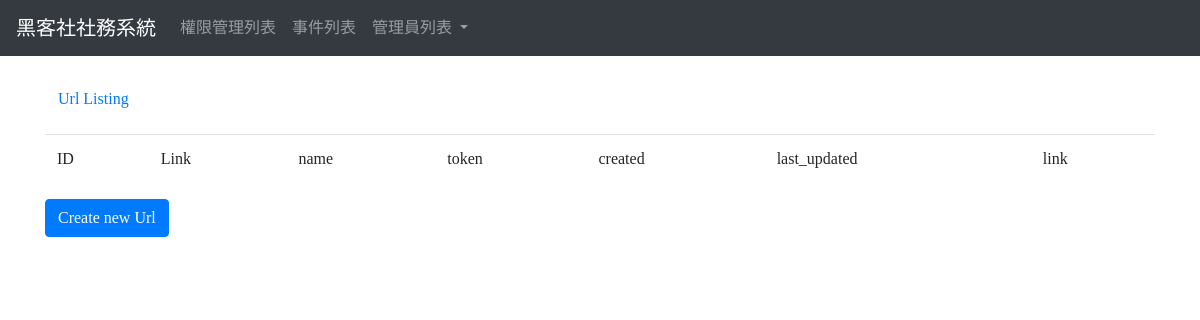
The app's page /club/url/, older data.
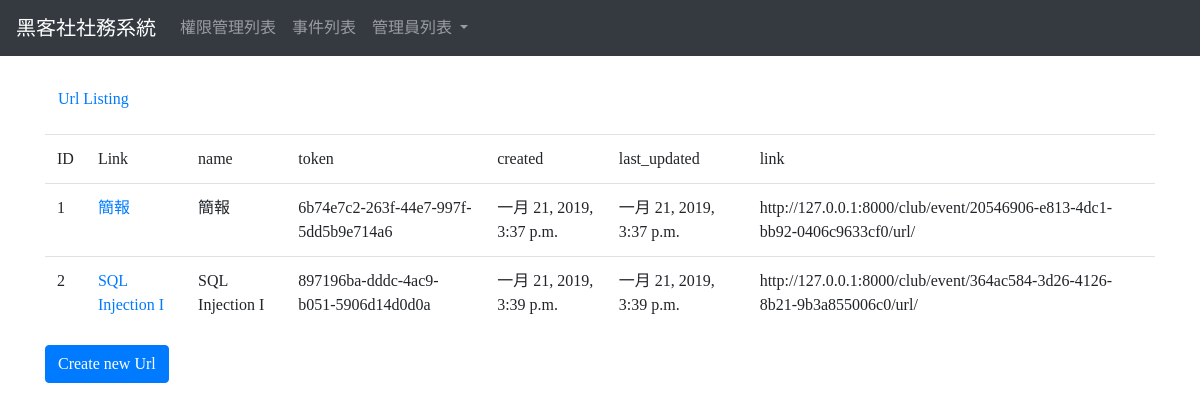
The same page, newer data.
### club/models.py (models this page shows, shortened)
class Url(models.Model):
    name = models.CharField(max_length=255)
    token = models.UUIDField(db_index=True, default=uuid.uuid4)
    created = models.DateTimeField(auto_now_add=True, editable=False)
    last_updated = models.DateTimeField(auto_now=True, editable=False)
    link = models.URLField()
    event = models.ForeignKey(
        Event,
        on_delete=models.CASCADE, related_name="url_events"
    )
    class Meta:
        ordering = ('created',)
    def __str__(self):
        return u'%s' % self.name
    def get_absolute_url(self):
        return reverse('club_url_detail', args=(self.token,))

### club/views.py (the view)
# urls.py: url(r'^club/url/$', views.UrlListView.as_view(), name='club_url_list'),
class UrlListView(ListView):
    model = Url

### club/templates/club/url_list.html
{% extends "base.html" %} {% load static %} {% block content %}
<p><a class="btn btn-default" href="{% url 'club_url_list' %}">Url Listing</a></p>
<table class="table">
    <tr>
        <td>ID</td>
        <td>Link</td>
        <td>name</td>
        <td>token</td>
        <td>created</td>
        <td>last_updated</td>
        <td>link</td>
    </tr>
    {% for object in object_list %}
    <tr>
        <td>{{object.pk}}</td>
        <td><a href="{{object.get_absolute_url}}">{{object}}</a></td>
        <td>{{ object.name }}</td>
        <td>{{ object.token }}</td>
        <td>{{ object.created }}</td>
        <td>{{ object.last_updated }}</td>
        <td>{{ object.link }}</td>
    </tr>
    {% endfor %}
</table><a class="btn btn-primary" href="{% url 'club_url_create' %}">Create new Url</a> {% endblock %}

### club/templates/base.html (shortened to what this page needs)
{% load bootstrap4 %}
<!DOCTYPE html>
<html>
<head>
    <link rel="stylesheet" href="https://maxcdn.bootstrapcdn.com/bootstrap/4.1.3/css/bootstrap.min.css">
</head>
<body>
    <nav class="navbar navbar-expand-md bg-dark navbar-dark">
        <a class="navbar-brand" href="#">黑客社社務系統</a>
        <div class="collapse navbar-collapse" id="collapsibleNavbar">
            <ul class="navbar-nav">
                    <li class="nav-item"><a class="nav-link" href="{% url 'club_permissions_list' %}">權限管理列表</a></li>
                    <li class="nav-item"><a class="nav-link" href="{% url 'club_event_list' %}">事件列表</a></li>
            <li class="nav-item dropdown">
                    <a class="nav-link dropdown-toggle" href="#" id="navbarDropdown" role="button" data-toggle="dropdown" aria-haspopup="true" aria-expanded="false">
                      管理員列表
                    </a>
                  </li>
                </ul>
        </div>
    </nav>
    <br>
    <div class="container">
        {% block content %}Replace this.{% endblock %}</div>
</body>
</html>

### club/templates/base.html (style rules this page uses)
* { font-family: Microsoft JhengHei !important; }

Row changes from the older to the newer data that the page shows:
added Url: pk "1", name "簡報", token "6b74e7c2-263f-44e7-997f-5dd5b9e714a6", created "一月 21, 2019, 3:37 p.m.", last_updated "一月 21, 2019, 3:37 p.m.", link "http://127.0.0.1:8000/club/event/20546906-e813-4dc1-bb92-0406c9633cf0/url/"
added Url: pk "2", name "SQL Injection I", token "897196ba-dddc-4ac9-b051-5906d14d0d0a", created "一月 21, 2019, 3:39 p.m.", last_updated "一月 21, 2019, 3:39 p.m.", link "http://127.0.0.1:8000/club/event/364ac584-3d26-4126-8b21-9b3a855006c0/url/"
